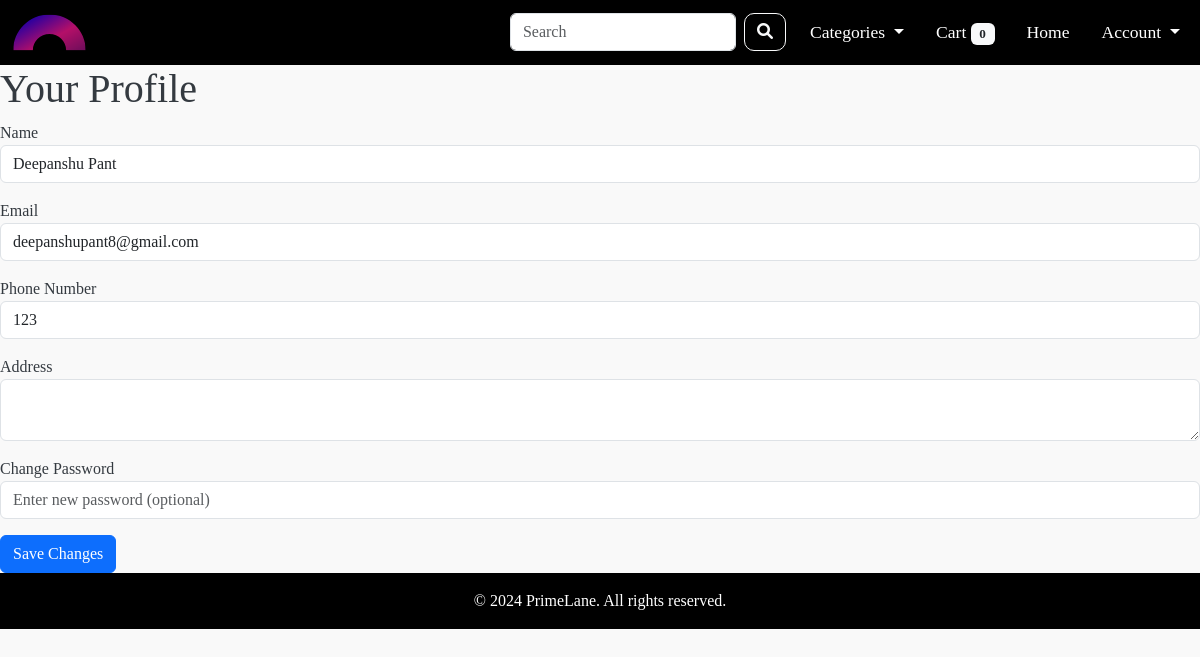
Page /profile/ (signed in) on the earlier database version.
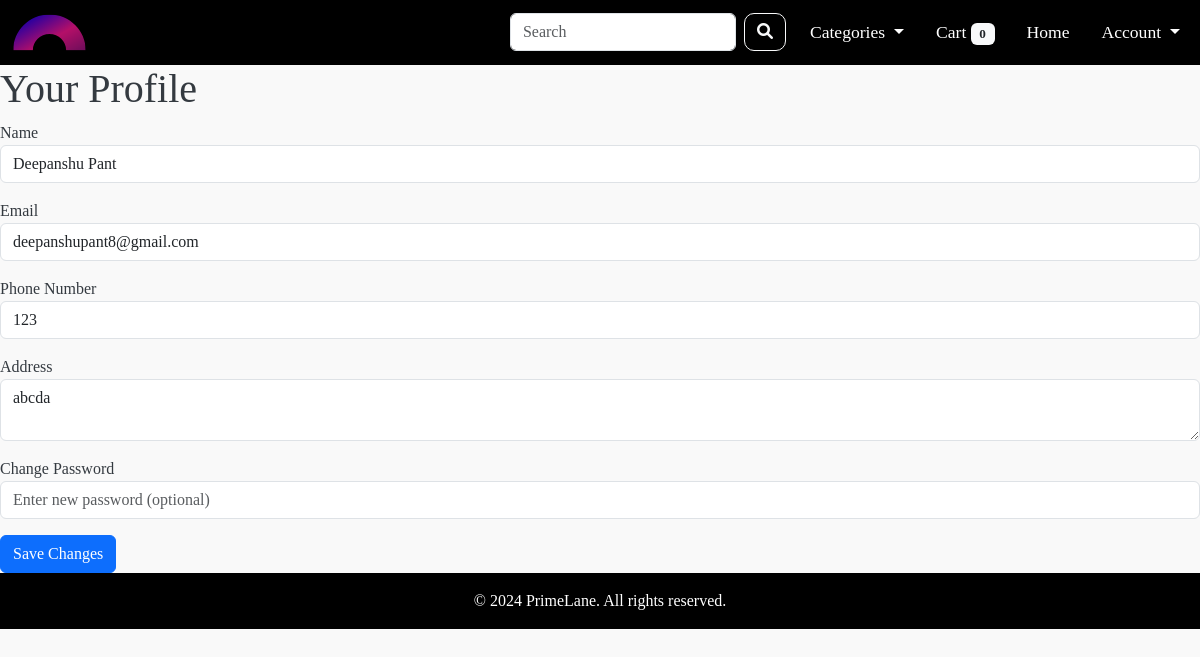
Same page on the later database version.
### app/models.py (models this page shows, shortened)
class User(Base):
    __tablename__ = 'users'
    user_id = Column(Integer, primary_key=True, autoincrement=True)
    user_name = Column(String(100), nullable=False)
    user_email = Column(String(100), nullable=False, unique=True)
    user_password = Column(String(100), nullable=False)
    user_phone_number = Column(String(100), nullable=False)
    user_address = Column(String(200), default="")
    user_role = Column(String(50), default='user', nullable=False)
    created_at = Column(DateTime, default=get_ist_time)
    updated_at = Column(DateTime, default=get_ist_time, onupdate=get_ist_time)
    user_status = Column(String(50), default='active', nullable=False)
    orders = relationship('Order', back_populates='user')
    shopping_carts = relationship('ShoppingCart', back_populates='user')
    @property
    def password(self):
        raise ArithmeticError("Password is not a readable attribute")

### app/routes.py (the view, shortened to what this page needs)
@main.route('/profile/', methods=['GET', 'POST'])
def profile():
    user_id = session.get('user_id')
    db_session = get_session()
    user = db_session.query(User).get(user_id)
    if 'profile_updated' in session:
        session.pop('profile_updated', None)
    return render_template('profile.html', user=user)

### app/__init__.py (called while the page is built)
def create_app():
    app = Flask(__name__)
    app.config.from_object('config.Config')
    init_db()
    @app.before_request
    def before_request():
        g.rupee_symbol = '₹'
    mail.init_app(app)
    Migrate(app, engine)
    app.register_blueprint(main)
    app.register_blueprint(admin, url_prefix='/admin')
    app.register_blueprint(auth)
    Base.metadata.create_all(engine)
    app.config['SECRET_KEY'] = 'secret_key'
    return app

### app/routes.py (called while the page is built)
@main.before_request
def before_request():
    user_id = session.get('user_id')
    if user_id:
        db_session = get_session()
        products_in_cart = db_session.query(ShoppingCart).filter_by(user_id=user_id).all()
        cart_count = sum(item.cart_quantity for item in products_in_cart)
        g.cart_count = cart_count
    else:
        g.cart_count = 0

@main.before_request
def load_categories():
    db_session = get_session()
    g.categories = db_session.query(Category).all()
    db_session.close()

### db/engine.py (called while the page is built)
def get_session():
    return Session()

### app/templates/profile.html (shortened to what this page needs)
{% extends 'base.html' %}
{% block content %}
<h1>Your Profile</h1>
<form method="POST" action="{{ url_for('main.profile') }}">
    <div class="form-group">
        <label for="user_name">Name</label>
        <input type="text" class="form-control" id="user_name" name="user_name" value="{{ user.user_name }}" required>
    </div>
    <div class="form-group mt-3">
        <label for="user_email">Email</label>
        <input type="email" class="form-control" id="user_email" name="user_email" value="{{ user.user_email }}" required>
    </div>
    <div class="form-group mt-3">
        <label for="user_phone_number">Phone Number</label>
        <input type="text" class="form-control" id="user_phone_number" name="user_phone_number" value="{{ user.user_phone_number }}">
    </div>
    <div class="form-group mt-3">
        <label for="user_address">Address</label>
        <textarea class="form-control" id="user_address" name="user_address">{{ user.user_address }}</textarea>
    </div>
    <div class="form-group mt-3">
        <label for="password">Change Password</label>
        <input type="password" class="form-control" id="password" name="password" placeholder="Enter new password (optional)">
    </div>
    <button type="submit" class="btn btn-primary mt-3">Save Changes</button>
</form>
{% endblock %}

Differences in the rows shown:
changed User "Deepanshu Pant": user_address (not shown) → "abcda"
